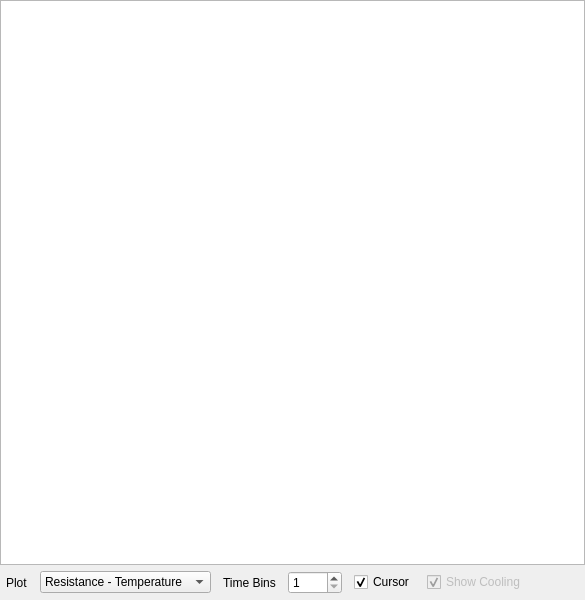
<?xml version="1.0" encoding="UTF-8"?>
<ui version="4.0">
 <class>MainWindow</class>
 <widget class="QMainWindow" name="MainWindow">
  <property name="geometry">
   <rect>
    <x>0</x>
    <y>0</y>
    <width>585</width>
    <height>600</height>
   </rect>
  </property>
  <property name="windowTitle">
   <string>MainWindow</string>
  </property>
  <widget class="QWidget" name="centralwidget">
   <layout class="QHBoxLayout" name="horizontalLayout_4">
    <property name="spacing">
     <number>0</number>
    </property>
    <property name="leftMargin">
     <number>0</number>
    </property>
    <property name="topMargin">
     <number>0</number>
    </property>
    <property name="rightMargin">
     <number>0</number>
    </property>
    <property name="bottomMargin">
     <number>0</number>
    </property>
    <item>
     <layout class="QVBoxLayout" name="verticalLayout_2">
      <item>
       <widget class="PlotWidget" name="plot_widget">
        <property name="sizePolicy">
         <sizepolicy hsizetype="Minimum" vsizetype="Expanding">
          <horstretch>0</horstretch>
          <verstretch>0</verstretch>
         </sizepolicy>
        </property>
       </widget>
      </item>
      <item>
       <layout class="QHBoxLayout" name="horizontalLayout">
        <property name="spacing">
         <number>12</number>
        </property>
        <property name="leftMargin">
         <number>6</number>
        </property>
        <property name="topMargin">
         <number>6</number>
        </property>
        <property name="rightMargin">
         <number>6</number>
        </property>
        <property name="bottomMargin">
         <number>6</number>
        </property>
        <item>
         <widget class="QLabel" name="label_2">
          <property name="sizePolicy">
           <sizepolicy hsizetype="Maximum" vsizetype="Preferred">
            <horstretch>0</horstretch>
            <verstretch>0</verstretch>
           </sizepolicy>
          </property>
          <property name="text">
           <string>Plot</string>
          </property>
         </widget>
        </item>
        <item>
         <widget class="QComboBox" name="combo">
          <item>
           <property name="text">
            <string>Resistance - Temperature</string>
           </property>
          </item>
          <item>
           <property name="text">
            <string>Resistance - Time</string>
           </property>
          </item>
          <item>
           <property name="text">
            <string>Temperature - Time</string>
           </property>
          </item>
         </widget>
        </item>
        <item>
         <widget class="QLabel" name="label_3">
          <property name="sizePolicy">
           <sizepolicy hsizetype="Maximum" vsizetype="Preferred">
            <horstretch>0</horstretch>
            <verstretch>0</verstretch>
           </sizepolicy>
          </property>
          <property name="text">
           <string>Time Bins</string>
          </property>
         </widget>
        </item>
        <item>
         <widget class="QSpinBox" name="bin_spin">
          <property name="sizePolicy">
           <sizepolicy hsizetype="Maximum" vsizetype="Fixed">
            <horstretch>0</horstretch>
            <verstretch>0</verstretch>
           </sizepolicy>
          </property>
          <property name="keyboardTracking">
           <bool>false</bool>
          </property>
          <property name="minimum">
           <number>1</number>
          </property>
          <property name="maximum">
           <number>1000</number>
          </property>
         </widget>
        </item>
        <item>
         <widget class="QCheckBox" name="cursor_check">
          <property name="text">
           <string>Cursor</string>
          </property>
          <property name="checked">
           <bool>true</bool>
          </property>
         </widget>
        </item>
        <item>
         <widget class="QCheckBox" name="cooling_check">
          <property name="enabled">
           <bool>false</bool>
          </property>
          <property name="text">
           <string>Show Cooling</string>
          </property>
          <property name="checked">
           <bool>true</bool>
          </property>
         </widget>
        </item>
        <item>
         <spacer name="horizontalSpacer">
          <property name="orientation">
           <enum>Qt::Horizontal</enum>
          </property>
          <property name="sizeHint" stdset="0">
           <size>
            <width>40</width>
            <height>20</height>
           </size>
          </property>
         </spacer>
        </item>
       </layout>
      </item>
     </layout>
    </item>
   </layout>
  </widget>
  <widget class="QMenuBar" name="menubar">
   <property name="geometry">
    <rect>
     <x>0</x>
     <y>0</y>
     <width>585</width>
     <height>21</height>
    </rect>
   </property>
  </widget>
 </widget>
 <customwidgets>
  <customwidget>
   <class>PlotWidget</class>
   <extends>QGraphicsView</extends>
   <header>pyqtgraph</header>
  </customwidget>
 </customwidgets>
 <resources/>
 <connections/>
</ui>
